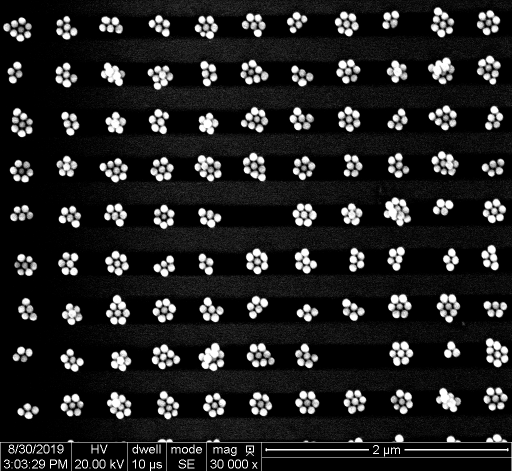
#> input picture pictures/big_circles_orginal.tif, 1024 x 943 px, found by its file name (shown at 1/2 size)
$ python tobias.py
#> lines starting #> are read from the running program, lines starting #| are printed output that depends on the picture; after the words box and inside, x2 and y2 are one past the last pixel; in counts of white or black regions, pixels touching at a corner belong together
from copy import deepcopy

import matplotlib.image as mpimg
import matplotlib.pyplot as plt
import numpy as np
import cv2
import math
from OIP21_lib_ImageProcessing_V6 import *
# %matplotlib notebook


def FloodFillLabeling_modified(imgBIN):

    label = 2
    # collect the non-zero / foreground elements:
    nzi = np.nonzero(imgBIN)
    # make copy:
    IMG = deepcopy(imgBIN)

    zones = []
    # Flood fill loop:
    #for cnt, u in enumerate(FGu):
    for i in np.transpose(nzi):
        IMG , zone = FloodFill_BF_modified(IMG, i[0] , i[1], label)
        if (not zone[0]==0) and (not zone[1]==IMG.shape[0]) and (not zone[2]==0) and (not zone[3]==IMG.shape[1]):
            zones.append(zone)
            label = label + 1
    return IMG ,zones

#insert image, (u,v) (start pixel), label nr
def FloodFill_BF_modified(IMG, u, v, label):
    '''
    Breadth-First Version (we treat lists as queues)
    '''
    xmax=0
    xmin=IMG.shape[0]
    ymax=0
    ymin=IMG.shape[1]
    S = []
    S.append([u,v])
    while S:  # While S is not empty...
        xy = S[0]
        x = xy[0]
        y = xy[1]
        S.pop(0)
        if x <= IMG.shape[0] and y <= IMG.shape[1] and  IMG[x,y] == 1:
            if xmax<x:
                xmax=x
            elif xmin>x:
                xmin=x
            if ymax<y:
                ymax=y
            elif ymin>y:
                ymin=y
            IMG[x,y] = label
            if x+1<IMG.shape[0]:
                S.append([x+1, y])
            if y+1<IMG.shape[1]:
                S.append([x, y+1])
            if y-1>=0:
                S.append([x,y-1])
            if x-1>=0:
                S.append([x-1,y])
    return IMG , [xmax,xmin,ymax,ymin]


Number = 1
# Start loading in the 3 image types,
# The first type is a Circle cluster image
# The second type is a Line/Rod cluster image
# The third type is a triangle cluster image
if Number == 1:
    img = cv2.imread('./pictures/big_circles_orginal.tif', cv2.IMREAD_GRAYSCALE)
#> img is the input picture: shape (943, 1024); min 0, max 255, mean 34.6
elif Number == 2:
    img = cv2.imread('./pictures/big_lines_orginal.tif', cv2.IMREAD_GRAYSCALE)
elif Number == 3:
    img = cv2.imread('./pictures/big_triangles_orginal.png', cv2.IMREAD_GRAYSCALE)

# Then we cut the gunk that is not needed from the image, this would be un-needed data
# or things that should not be in the image like half-clusters and other things that would
# screw with the data.

if Number == 1:
    img = img[0:870,:]
#> img: shape (870, 1024)
    img_org = img
elif Number == 2:
    img = img[0:870,0:1000]
    img_org = img
elif Number == 3:
    img[755:844,672:845] = 0
    img_org = img

#prepare for region labeling
img = cv2.medianBlur(img, 7)
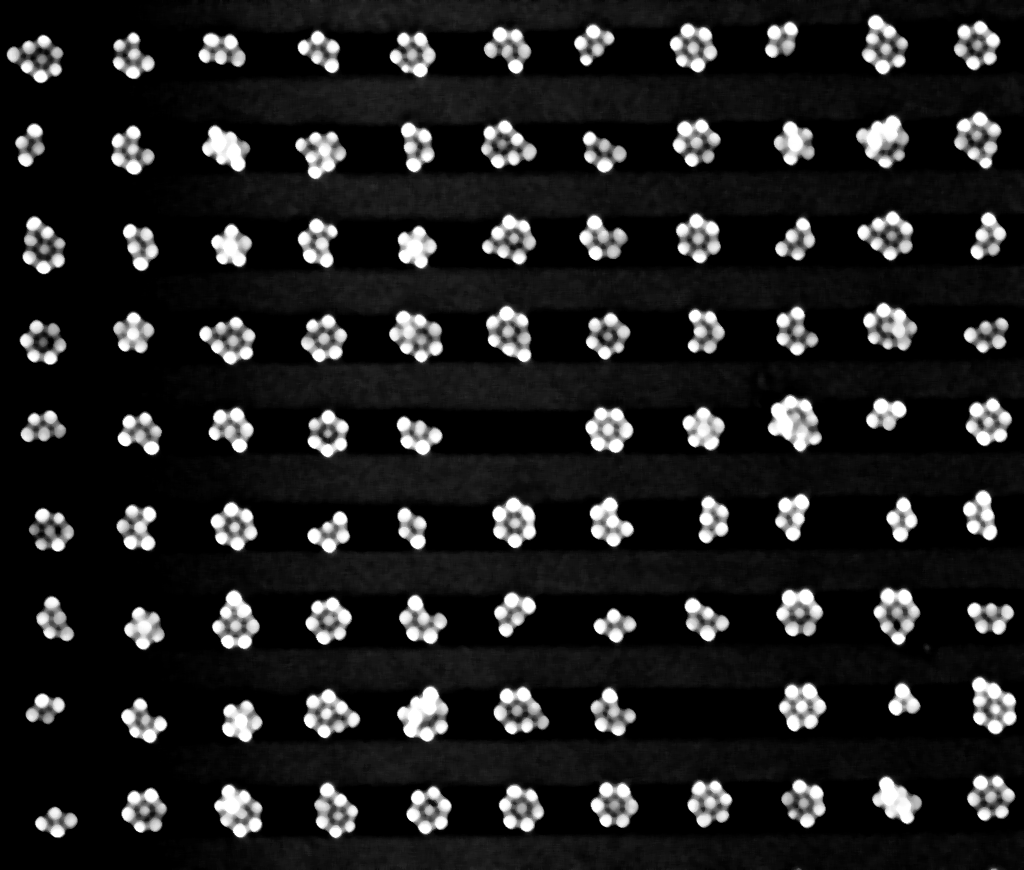
#> img: shape (870, 1024); min 0, max 255, mean 33
ret,thresh = cv2.threshold(img,50,255,cv2.THRESH_BINARY)
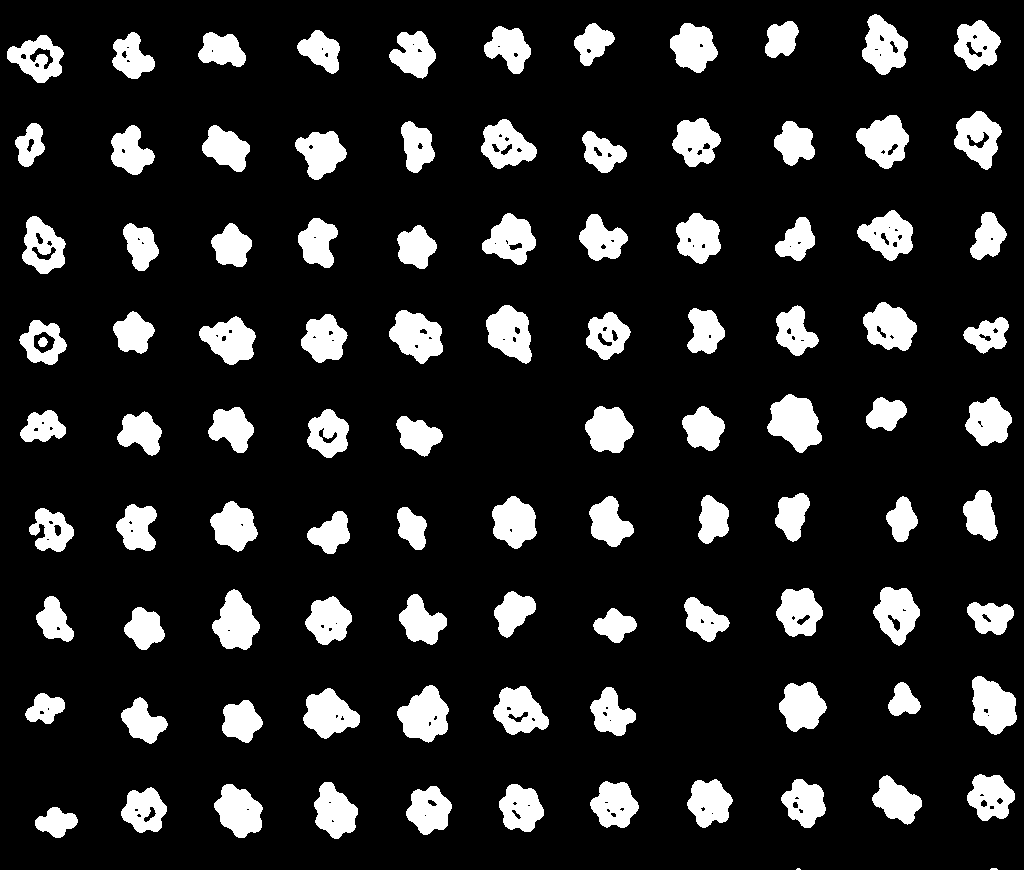
#> thresh: shape (870, 1024); 14.9% white; 100 white regions (2 under 20 px), largest, box (x1, y1, x2, y2) and area: (767, 394, 822, 453) 2102, (397, 685, 449, 743) 1954, (389, 310, 443, 364) 1891
kernel = np.ones((7,7), np.uint8)
threshDil = cv2.dilate(thresh, kernel, iterations=2)
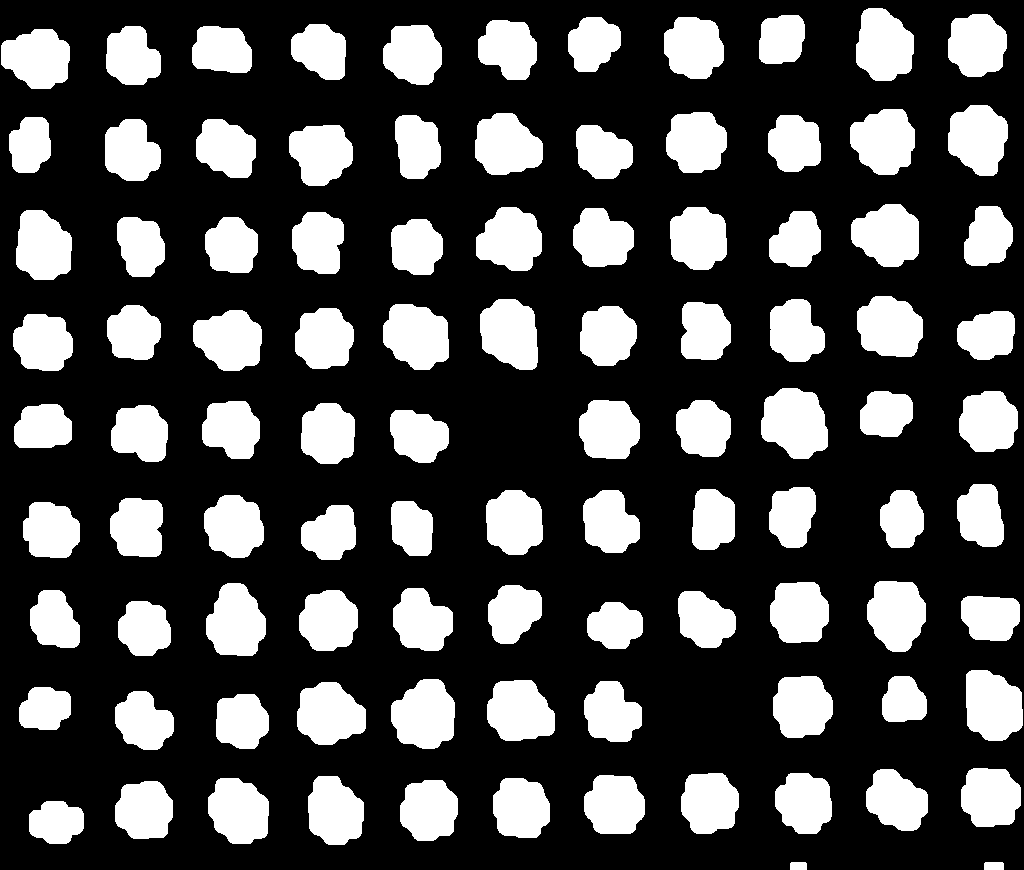
#> threshDil: shape (870, 1024); 29.2% white; 99 white regions, largest, box (x1, y1, x2, y2) and area: (761, 388, 828, 459) 3644, (391, 679, 455, 749) 3451, (383, 304, 449, 370) 3393

#255 to 1 since floodfill is expecting that
threshDilBin = threshDil.copy()
threshDilBin[threshDilBin == 255] = 1
threshDilBin = threshDilBin.astype('uint16')

labelsOIP , zones = FloodFillLabeling_modified(threshDilBin)
#> in FloodFillLabeling_modified, `nzi = np.nonzero(imgBIN)`: nzi = 260234 positions, rows 8 to 869, columns 1 to 1022
#> the loop in FloodFillLabeling_modified, `for i in np.transpose(nzi):` made 260234 passes
#> (i, zone) on passes 1 to 12: ([8, 868], [80, 8, 913, 856]), ([8, 869], [0, 870, 0, 1024]), ([8, 870], [0, 870, 0, 1024]), ([8, 871], [0, 870, 0, 1024]), ([8, 872], [0, 870, 0, 1024]), ([8, 873], [0, 870, 0, 1024]), ([8, 874], [0, 870, 0, 1024]), ([8, 875], [0, 870, 0, 1024]), ([8, 876], [0, 870, 0, 1024]), ([8, 877], [0, 870, 0, 1024]), ([8, 878], [0, 870, 0, 1024]), ([8, 879], [0, 870, 0, 1024])
#> pass 1, in FloodFillLabeling_modified, `IMG , zone = FloodFill_BF_modified(IMG, i[0] , i[1], label)`:
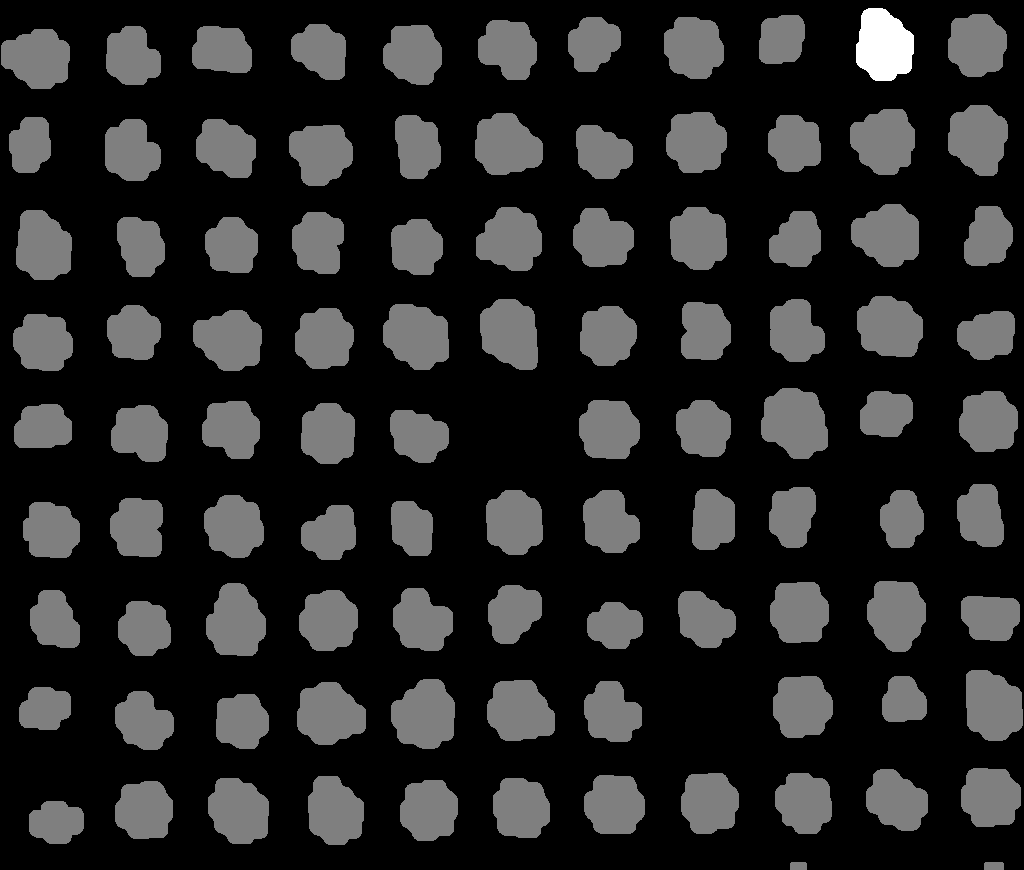
#> IMG: shape (870, 1024) uint16; min 0, max 2, mean 0.296; drawn with min black and max white
#> after the loop in FloodFillLabeling_modified, `for i in np.transpose(nzi):`:
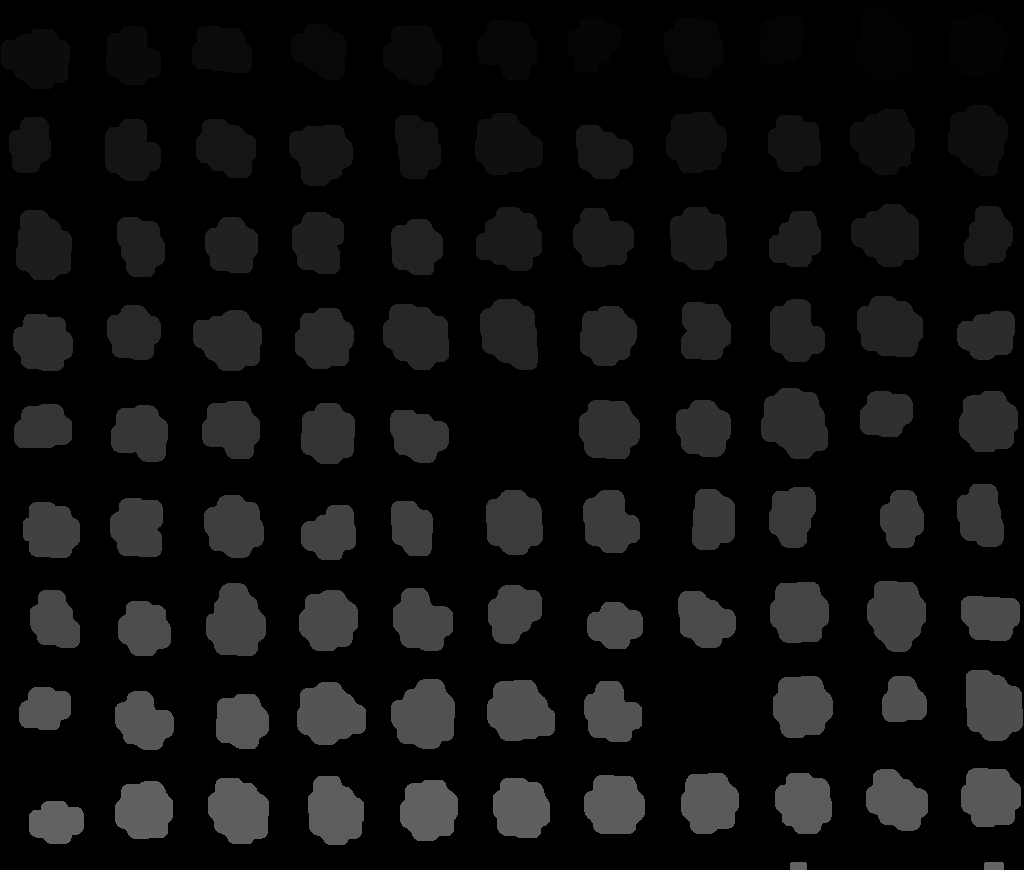
#> IMG: shape (870, 1024) uint16; min 0, max 100, mean 14.6
#> after the loop in FloodFillLabeling_modified, `for i in np.transpose(nzi):`: label = 101; zones = 99 items, first 6: [80, 8, 913, 856], [76, 14, 1006, 948], [63, 15, 804, 759], [71, 17, 620, 568], [78, 17, 723, 664], [79, 20, 536, 478]

plt.subplot(2,3,1)
plt.imshow(img_org,'gray',vmin=0,vmax=255)
plt.title("Original")
plt.subplot(2,3,2)
plt.imshow(img,'gray',vmin=0,vmax=255)
plt.title("Blur")
plt.subplot(2,3,3)
plt.imshow(thresh,'gray',vmin=0,vmax=255)
plt.title("Threshold")
plt.subplot(2,3,4)
plt.imshow(threshDil,'gray',vmin=0,vmax=255)
plt.title("Dilate")
plt.subplot(2,3,5)
plt.imshow(labelsOIP,'gray',vmin=0,vmax=255)
plt.title("Region label OIP")


height, width = np.shape(img_org)
#> height = 870; width = 1024
clusterArray=[]

for i in zones:
    y2=i[0]
    y1=i[1]
    x2=i[2]
    x1=i[3]
    if(x1>0 and y1>0 and x2<width-1 and y2<height-1):
        clusterArray.append(img_org[y1:y2,x1:x2])
#> this loop made 99 passes
#> (y2, y1, x2, x1) on passes 1 to 12: (80, 8, 913, 856), (76, 14, 1006, 948), (63, 15, 804, 759), (71, 17, 620, 568), (78, 17, 723, 664), (79, 20, 536, 478), (79, 24, 345, 291), (84, 25, 441, 383), (84, 26, 160, 106), (72, 26, 251, 192), (88, 29, 69, 1), (175, 105, 1007, 948)


size = math.ceil(math.sqrt(len(clusterArray)))
count = 1

for i in clusterArray:
    plt.subplot(size,size,count)
    plt.imshow(i,'gray',vmin=0,vmax=255)
    plt.xticks([])
    plt.yticks([])
    count+=1
#> this loop made 97 passes


print(len(clusterArray))
#| 97


print(len(zones))
#| 99

plt.show()
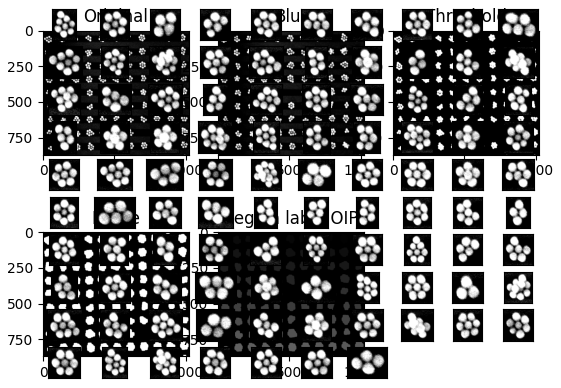
#> figure drawn by matplotlib, 102 panels
